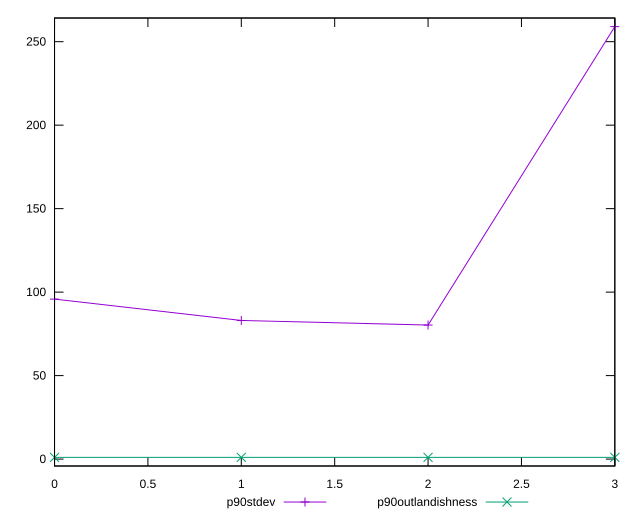

This chart was generated by the following gnuplot code:
reset

$p90Stdev <<EOF
0 95.80935691310036
1 83.01424937748382
2 80.27879275019215
3 259.01963356905173
EOF

$p90Outlandishness <<EOF
0 1.0205344104681517
1 1.024909547520488
2 1.023354654276584
3 1.0145627674990036
EOF

set key outside below
set xrange [0:3]
set yrange [-4.145538648532051:264.1797349850828]
set trange [-4.145538648532051:264.1797349850828]
set terminal svg size 640, 520 enhanced background rgb 'white'
set output "report/report_00029_2021-02-24T13-36-40.390Z/first-contentful-paint/progression/stddev.svg"

plot $p90Stdev title "p90stdev" with linespoints, \
     $p90Outlandishness title "p90outlandishness" with linespoints

reset
